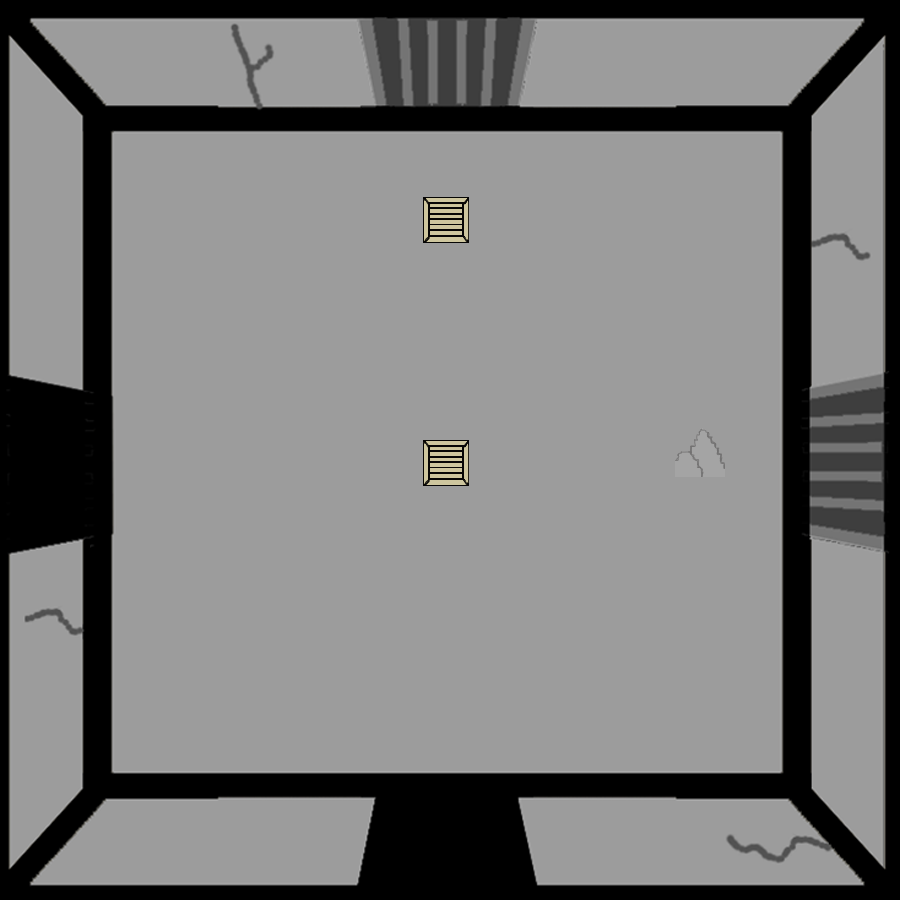

This game map was drawn from its Tiled (.tmx) file and the tilesets committed beside it. A one-line description and the trimmed map source follow:
An orthogonal 100x100 tile map with 9x9 px tiles, 2 tile layers (SALA, CAJAS Y ROCAS), 3 tilesets.

<map version="1.2" tiledversion="1.3.3" orientation="orthogonal" renderorder="right-down" width="100" height="100" tilewidth="9" tileheight="9" infinite="0" nextlayerid="3" nextobjectid="1">
 <tileset firstgid="1" source="PRISION13.tsx" />
 <tileset firstgid="10001" source="CAJA.tsx" />
 <tileset firstgid="10026" source="ROCAS.tsx" />
 <layer id="1" name="SALA" width="100" height="100">
  <data>[10000 cells, 10000 non-empty, 10000 distinct tile ids]</data>
 </layer>
 <layer id="2" name="CAJAS Y ROCAS" width="100" height="100">
  <data>[10000 cells, 705 non-empty, 680 distinct tile ids]</data>
 </layer>
</map>
